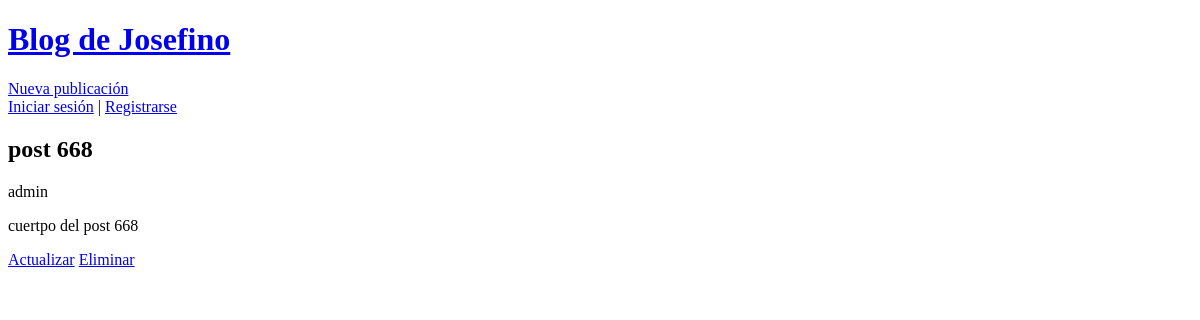
The page /publication/9/ on the database as committed earlier.
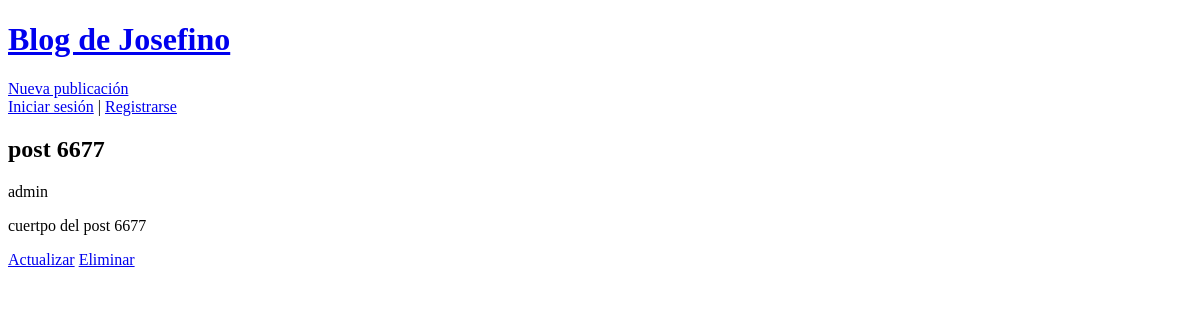
The same page on the database as committed later.
### blog/models.py (models this page shows, shortened)
class Publication(models.Model):
    title = models.CharField(max_length=100)
    body = models.TextField()
    author = models.ForeignKey(
        'auth.User',
        on_delete=models.CASCADE,
    )
    date = models.DateTimeField(auto_now_add=True)
    updated = models.DateTimeField(auto_now=True)

### blog/views.py (the view)
# urls.py: path('publication/<int:pk>/', PublicationDetailView.as_view(), name='publication-detail'),
class PublicationDetailView(DetailView):
    model = Publication
    template_name = 'publication-detail.html'

### templates/publication-detail.html
{% extends "_base.html" %}
{% block content %}
    <h2>{{ publication.title }}</h2>
    <p>{{ publication.author }}</p>
    <p>{{ publication.body }}</p>
    <a href="{% url 'publication-update' publication.pk %}">Actualizar</a>
     <a href="{% url 'publication-delete' publication.pk %}">Eliminar</a>
{% endblock content %}

Rows that differ between the two databases and show on the page:
changed Publication "admin": title "post 668" → "post 6677"; body "cuertpo del post 668" → "cuertpo del post 6677"
